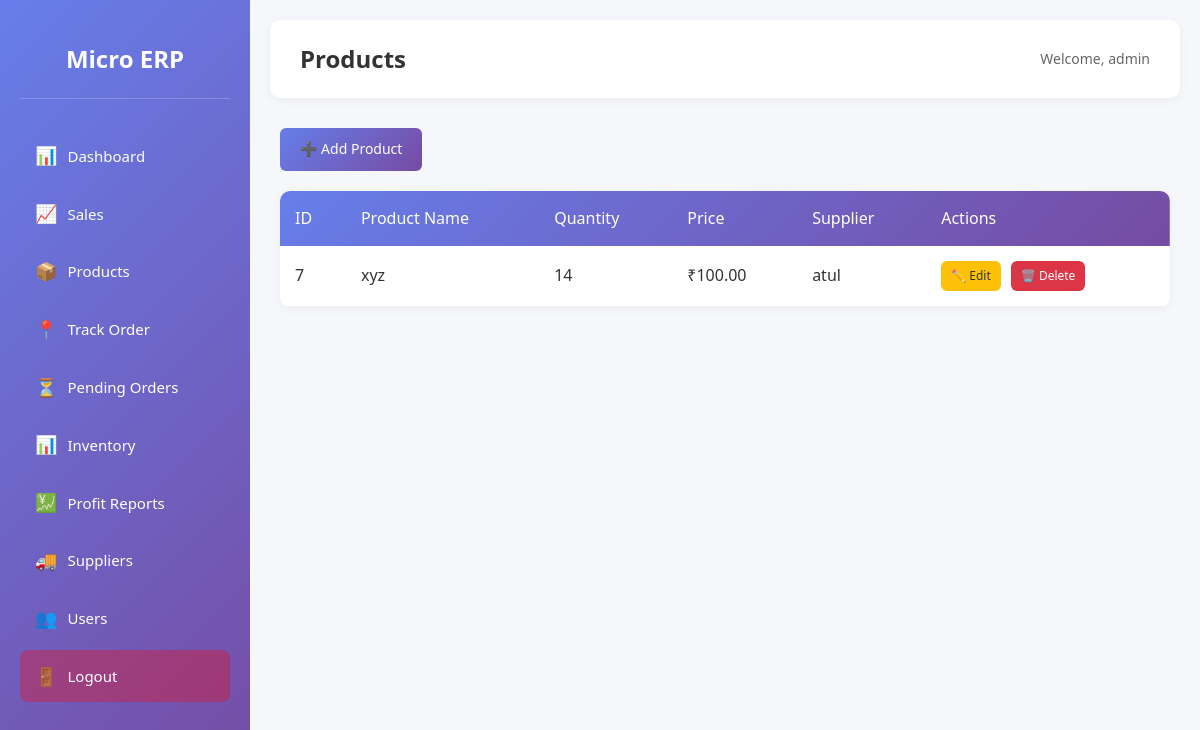
Page /products (signed in) on the earlier database version.
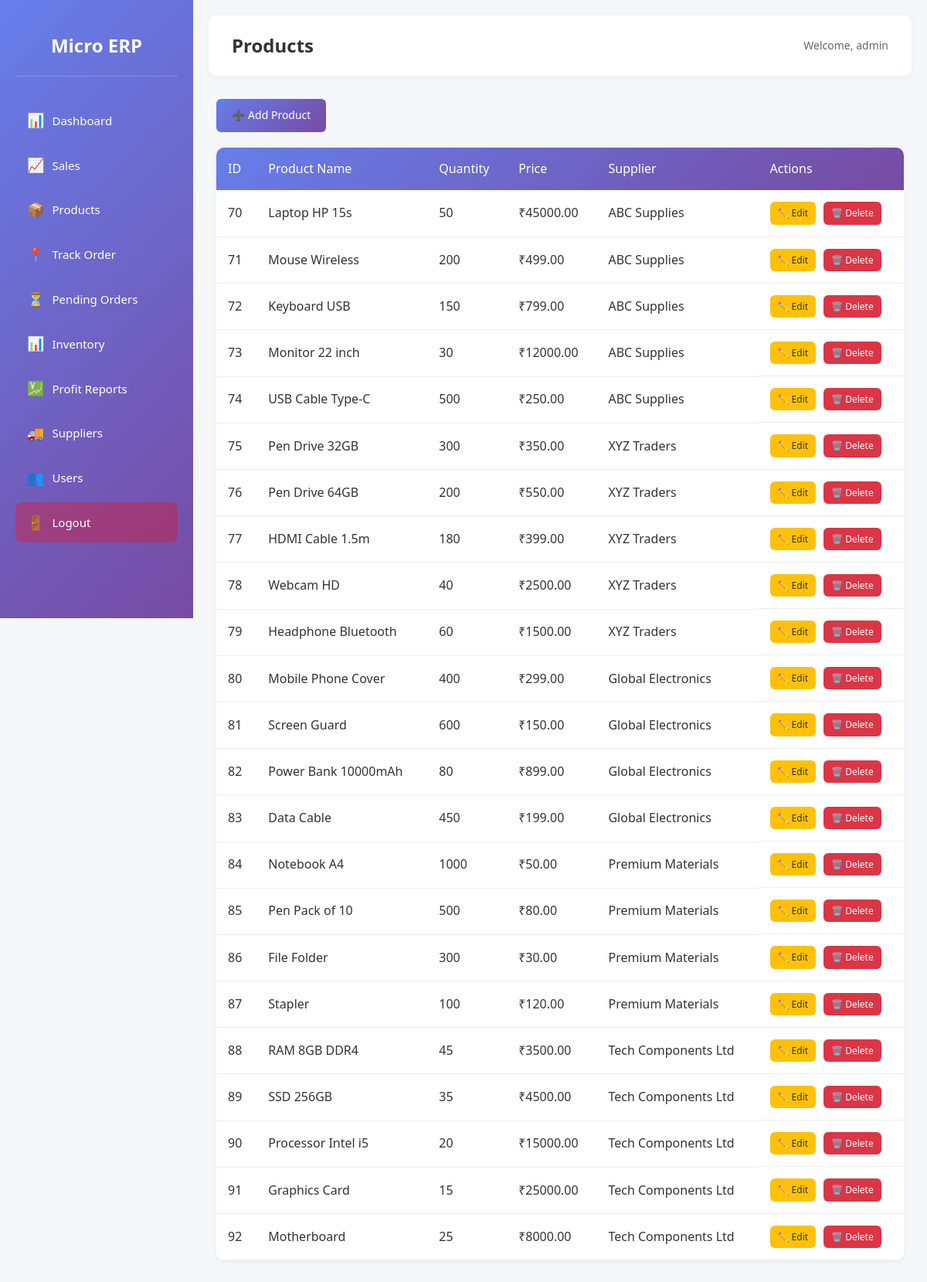
Same page on the later database version.
### tables this page shows
CREATE TABLE products (
    id INTEGER PRIMARY KEY AUTOINCREMENT,
    name TEXT NOT NULL,
    quantity INTEGER DEFAULT 0,
    price REAL DEFAULT 0,
    supplier_id INTEGER,
    FOREIGN KEY (supplier_id) REFERENCES suppliers (id)
);

CREATE TABLE suppliers (
    id INTEGER PRIMARY KEY AUTOINCREMENT,
    name TEXT NOT NULL,
    contact TEXT,
    email TEXT,
    phone TEXT,
    user_id INTEGER,
    FOREIGN KEY (user_id) REFERENCES users (id)
);

### app.py (the view)
@app.route('/products')
@login_required
def products():
    conn = get_db_connection()
    products = conn.execute('''
        SELECT p.*, s.name as supplier_name
        FROM products p
        LEFT JOIN suppliers s ON p.supplier_id = s.id
    ''').fetchall()
    conn.close()
    return render_template('products.html', products=products)

### app.py (called while the page is built)
def get_db_connection():
    conn = sqlite3.connect(DB_PATH)
    conn.row_factory = sqlite3.Row
    return conn

def login_required(f):
    @wraps(f)
    def decorated_function(*args, **kwargs):
        if 'user_id' not in session:
            flash('Please log in first.', 'error')
            return redirect(url_for('login'))
        return f(*args, **kwargs)
    return decorated_function

### templates/products.html (shortened to what this page needs)
{% extends "base.html" %}
{% block header %}Products{% endblock %}
{% block content %}
<div class="page-header">
    <a href="{{ url_for('add_product') }}" class="btn btn-primary">➕ Add Product</a>
</div>
<div class="table-container">
    <table class="data-table">
        <thead>
            <tr>
                <th>ID</th>
                <th>Product Name</th>
                <th>Quantity</th>
                <th>Price</th>
                <th>Supplier</th>
                <th>Actions</th>
            </tr>
        </thead>
        <tbody>
            {% if products %}
                {% for product in products %}
                <tr>
                    <td>{{ product.id }}</td>
                    <td>{{ product.name }}</td>
                    <td>{{ product.quantity }}</td>
<td>₹{{ "%.2f"|format(product.price) }}</td>
                    <td>{{ product.supplier_name if product.supplier_name else 'N/A' }}</td>
                    <td class="actions">
                        <a href="{{ url_for('edit_product', id=product.id) }}" class="btn btn-sm btn-warning">✏️ Edit</a>
                        <a href="{{ url_for('delete_product', id=product.id) }}" class="btn btn-sm btn-danger" onclick="return confirm('Are you sure you want to delete this product?')">🗑️ Delete</a>
                    </td>
                </tr>
                {% endfor %}
            {% else %}
                <tr>
                    <td colspan="6" class="no-data">No products found. Click "Add Product" to create one.</td>
                </tr>
            {% endif %}
        </tbody>
    </table>
</div>
{% endblock %}

Differences in the rows shown:
removed products: id "7", name "xyz", quantity "14", price "100.00", name "atul"
added products: id "70", name "Laptop HP 15s", quantity "50", price "45000.00", name "ABC Supplies"
added products: id "71", name "Mouse Wireless", quantity "200", price "499.00", name "ABC Supplies"
added products: id "72", name "Keyboard USB", quantity "150", price "799.00", name "ABC Supplies"
added products: id "73", name "Monitor 22 inch", quantity "30", price "12000.00", name "ABC Supplies"
added products: id "74", name "USB Cable Type-C", quantity "500", price "250.00", name "ABC Supplies"
added products: id "75", name "Pen Drive 32GB", quantity "300", price "350.00", name "XYZ Traders"
added products: id "76", name "Pen Drive 64GB", quantity "200", price "550.00", name "XYZ Traders"
added products: id "77", name "HDMI Cable 1.5m", quantity "180", price "399.00", name "XYZ Traders"
added products: id "78", name "Webcam HD", quantity "40", price "2500.00", name "XYZ Traders"
added products: id "79", name "Headphone Bluetooth", quantity "60", price "1500.00", name "XYZ Traders"
added products: id "80", name "Mobile Phone Cover", quantity "400", price "299.00", name "Global Electronics"
added products: id "81", name "Screen Guard", quantity "600", price "150.00", name "Global Electronics"
added products: id "82", name "Power Bank 10000mAh", quantity "80", price "899.00", name "Global Electronics"
added products: id "83", name "Data Cable", quantity "450", price "199.00", name "Global Electronics"
added products: id "84", name "Notebook A4", quantity "1000", price "50.00", name "Premium Materials"
added products: id "85", name "Pen Pack of 10", quantity "500", price "80.00", name "Premium Materials"
added products: id "86", name "File Folder", quantity "300", price "30.00", name "Premium Materials"
added products: id "87", name "Stapler", quantity "100", price "120.00", name "Premium Materials"
added products: id "88", name "RAM 8GB DDR4", quantity "45", price "3500.00", name "Tech Components Ltd"
added products: id "89", name "SSD 256GB", quantity "35", price "4500.00", name "Tech Components Ltd"
added products: id "90", name "Processor Intel i5", quantity "20", price "15000.00", name "Tech Components Ltd"
added products: id "91", name "Graphics Card", quantity "15", price "25000.00", name "Tech Components Ltd"
added products: id "92", name "Motherboard", quantity "25", price "8000.00", name "Tech Components Ltd"
